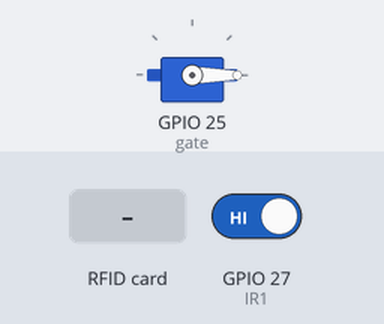
The sketch below on a simulated ESP32. On the bench: servo. Inputs (shaded band) come from the test bench; at power-on: GPIO 27 (IR1) HIGH. WiFi joins after 1.5 s; servers stay silent unless stated; what the sketch prints to the serial monitor is not drawn.

Above: at 3.7 s.
3.8 s: GPIO 27 (IR1) driven LOW
5.4 s: RFID card FD 5C C0 98 held to the reader
At 6.4 s:
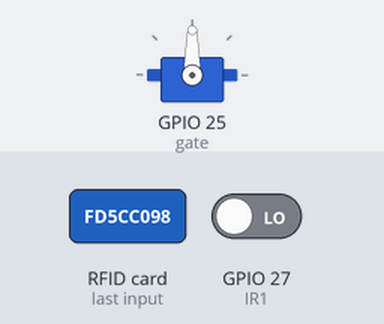
Timing chart, 0 to 12.9 s (numbered marks = the images above; inputs shaded):
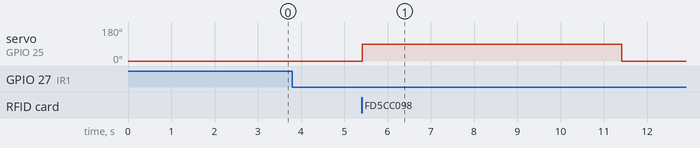

Measured:
- after the input at 3.8 s, every drawn part: stays the same
- after the input at 5.4 s, servo on GPIO 25 (gate): 0° → 90° at once, → 0° 6.0 s later

The sketch:

ESP32_MAIN.ino
```cpp
#include <WiFi.h>
#include <SPI.h>
#include <MFRC522.h>
#include <WebServer.h>
#include <ESP32Servo.h>

// --- WIFI CONFIGURATION ---
const char* ssid = "Galaxy A32 EB94";
const char* password = "fare1840";

// Initialize WebServer on port 80
WebServer server(80);

// --- RFID CONFIGURATION ---
#define SS_PIN 5
#define RST_PIN 4
MFRC522 rfid(SS_PIN, RST_PIN);

// --- IR SENSOR CONFIGURATION ---
#define IR1 27

// --- SERVO MOTOR CONFIGURATION ---
Servo gate;

// --- DATA VARIABLES ---
String uid="Waiting...";
String vehicle="-";
String toll="-";
String message="Waiting...";

String entryTime="-";
String gateTime="-";
String exitTime="-";

// --- HISTORY STORAGE ---
String historyHTML = "";

// --- STATE FLAGS ---
bool carPresent = false;
bool rfidDone = false;
bool gateOpen = false;

// --- TIMER VARIABLES ---
unsigned long gateOpenTime = 0;

// Helper function to return current uptime in seconds
String nowTime(){
  return String(millis()/1000) + "s";
}

// API Handler to serve current toll data as JSON
void handleData(){
  String json="{";
  json+="\"uid\":\""+uid+"\",";
  json+="\"vehicle\":\""+vehicle+"\",";
  json+="\"toll\":\""+toll+"\",";
  json+="\"message\":\""+message+"\",";
  json+="\"entry\":\""+entryTime+"\",";
  json+="\"gate\":\""+gateTime+"\",";
  json+="\"exit\":\""+exitTime+"\"";
  json+="}";
  server.send(200,"application/json",json);
}

// Handler to serve the history HTML fragment
void handleHistory(){
  server.send(200,"text/html",historyHTML);
}

// UI
void handleUI(){

String html = R"rawliteral(
<!DOCTYPE html>
<html>
<body style="background:#0f172a;color:white;text-align:center;font-family:sans-serif">

<h1>GateX Control Panel</h1>

<div style="border:2px solid white;padding:20px;margin:20px">
<p id="msg">Waiting...</p>
<p id="entry">Entry: -</p>
<p id="uid">UID: -</p>
<p id="vehicle">Vehicle: -</p>
<p id="toll">Toll: -</p>
<p id="gate">Gate: -</p>
<p id="exit">Exit: -</p>
</div>

<h2>History</h2>
<div id="history"></div>

<script>
async function update(){
  const res = await fetch('/data');
  const d = await res.json();

  document.getElementById("msg").innerText = d.message;
  document.getElementById("entry").innerText = "Entry: " + d.entry;
  document.getElementById("uid").innerText = "UID: " + d.uid;
  document.getElementById("vehicle").innerText = "Vehicle: " + d.vehicle;
  document.getElementById("toll").innerText = "Toll: " + d.toll;
  document.getElementById("gate").innerText = "Gate: " + d.gate;
  document.getElementById("exit").innerText = "Exit: " + d.exit;

  const hist = await fetch('/history?t=' + Date.now()); // prevent cache
  const h = await hist.text();
  document.getElementById("history").innerHTML = h;
}

setInterval(update,1000);
</script>

</body>
</html>
)rawliteral";

server.send(200,"text/html",html);
}

// SETUP
void setup(){

  Serial.begin(115200);
  delay(1000);
  Serial.println("🚀 START");

  pinMode(IR1, INPUT_PULLUP);

  SPI.begin(18,19,23,5);
  rfid.PCD_Init();

  gate.attach(25);
  gate.write(0);

  WiFi.begin(ssid,password);

  Serial.print("Connecting WiFi");
  int retry = 0;

  while(WiFi.status()!=WL_CONNECTED && retry < 20){
    delay(500);
    Serial.print(".");
    retry++;
  }

  if(WiFi.status()==WL_CONNECTED){
    Serial.println("\n✅ WiFi Connected");
    Serial.print("🌐 URL: http://");
    Serial.println(WiFi.localIP());
  } else {
    Serial.println("\n❌ WiFi Failed");
  }

  server.on("/",handleUI);
  server.on("/data",handleData);
  server.on("/history",handleHistory);

  server.begin();
}

// LOOP
void loop(){

  server.handleClient();

  // ENTRY DETECTION
  if(digitalRead(IR1)==LOW && !carPresent){
    delay(100);
    if(digitalRead(IR1)==LOW){
      carPresent = true;
      rfidDone = false;

      entryTime = nowTime();
      message = "Vehicle Detected";

      Serial.println("ENTRY DETECTED");
    }
  }

  // RFID
  if(carPresent && !rfidDone && rfid.PICC_IsNewCardPresent() && rfid.PICC_ReadCardSerial()){

    String u="";
    for(byte i=0;i<rfid.uid.size;i++){
      if(rfid.uid.uidByte[i]<0x10) u+="0";
      u+=String(rfid.uid.uidByte[i],HEX);
    }
    u.toUpperCase();

    uid=u;
    Serial.println("UID: " + u);

    if(u=="FD5CC098"){
      vehicle="Light";
      toll="₹50";
      message="Light Vehicle";
    }
    else if(u=="8D613698"){
      vehicle="Heavy";
      toll="₹150";
      message="Heavy Vehicle";
    }
    else if(u=="BD20DD98"){
      vehicle="Emergency";
      toll="FREE";
      message="Emergency Vehicle";
    }
    else{
      vehicle="Blocked";
      toll="Denied";
      message="Access Denied";
    }

    if(vehicle != "Blocked"){
      gate.write(90);
      gateTime = nowTime();
      Serial.println("GATE OPEN");

      gateOpen = true;
      gateOpenTime = millis();
    }

    rfidDone = true;
  }

  // AUTO CLOSE (NON-BLOCKING)
  if(gateOpen && millis() - gateOpenTime > 6000){

    gate.write(0);
    Serial.println("GATE CLOSED");

    exitTime = nowTime();
    message="Vehicle Passed";

    historyHTML =
      String("<div style='border:1px solid white;margin:10px;padding:10px'>") +
      "<b>" + uid + "</b><br>" +
      vehicle + " | " + toll + "<br>" +
      "Entry: " + entryTime + "<br>" +
      "Gate: " + gateTime + "<br>" +
      "Exit: " + exitTime +
      "</div><hr>" + historyHTML;

    // limit memory
    if(historyHTML.length() > 3000){
      historyHTML = historyHTML.substring(0, 3000);
    }

    uid="Waiting...";
    vehicle="-";
    toll="-";
    entryTime="-";
    gateTime="-";
    exitTime="-";

    carPresent=false;
    rfidDone=false;
    gateOpen=false;
  }
}
```
